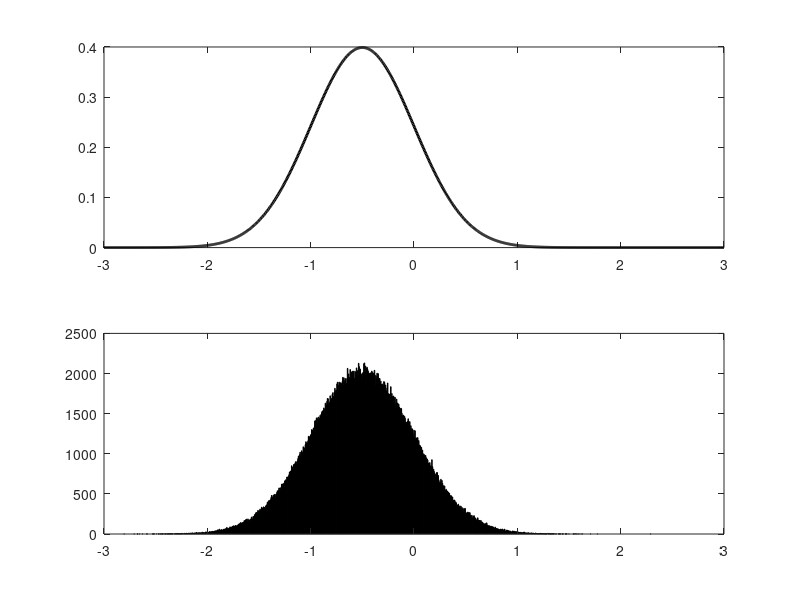

MATLAB code to generate this figure:
clear all;

phibar = -0.5;
Vbar1 = 1/4;

% the exact shape from pdf (analytical)
theta = linspace(-3,3,1001)';
pi = zeros(1001,1);

for i = 1:1001

    pi(i) = normpdf((theta(i)-phibar)/sqrt(Vbar1));

end

% direct sampling
N = 500000;
theta_ds = zeros(N,1);

for i = 1:N
   theta_ds(i) = phibar + sqrt(Vbar1)*randn;
end

figure;
subplot(211);
plot(theta,pi,'k-','LineWidth',2);
subplot(212);
hist(theta_ds,1000);
xlim([-3,3]);

mean(theta_ds)